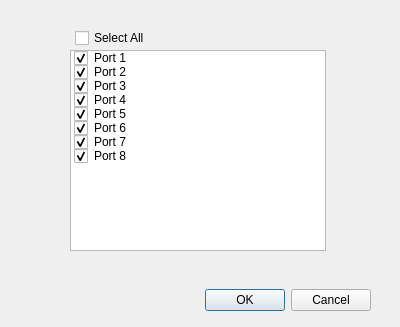
<?xml version="1.0" encoding="UTF-8"?>
<ui version="4.0">
 <class>RsaToolbox::getPortsDialog</class>
 <widget class="QDialog" name="RsaToolbox::getPortsDialog">
  <property name="geometry">
   <rect>
    <x>0</x>
    <y>0</y>
    <width>400</width>
    <height>327</height>
   </rect>
  </property>
  <property name="windowTitle">
   <string>Choose Ports...</string>
  </property>
  <widget class="QDialogButtonBox" name="buttonBox">
   <property name="geometry">
    <rect>
     <x>30</x>
     <y>284</y>
     <width>341</width>
     <height>32</height>
    </rect>
   </property>
   <property name="orientation">
    <enum>Qt::Horizontal</enum>
   </property>
   <property name="standardButtons">
    <set>QDialogButtonBox::Cancel|QDialogButtonBox::Ok</set>
   </property>
  </widget>
  <widget class="QListWidget" name="portsList">
   <property name="geometry">
    <rect>
     <x>70</x>
     <y>50</y>
     <width>256</width>
     <height>201</height>
    </rect>
   </property>
   <property name="selectionMode">
    <enum>QAbstractItemView::NoSelection</enum>
   </property>
   <item>
    <property name="text">
     <string>Port 1</string>
    </property>
    <property name="checkState">
     <enum>Checked</enum>
    </property>
   </item>
   <item>
    <property name="text">
     <string>Port 2</string>
    </property>
    <property name="checkState">
     <enum>Checked</enum>
    </property>
   </item>
   <item>
    <property name="text">
     <string>Port 3</string>
    </property>
    <property name="checkState">
     <enum>Checked</enum>
    </property>
   </item>
   <item>
    <property name="text">
     <string>Port 4</string>
    </property>
    <property name="checkState">
     <enum>Checked</enum>
    </property>
   </item>
   <item>
    <property name="text">
     <string>Port 5</string>
    </property>
    <property name="checkState">
     <enum>Checked</enum>
    </property>
   </item>
   <item>
    <property name="text">
     <string>Port 6</string>
    </property>
    <property name="checkState">
     <enum>Checked</enum>
    </property>
   </item>
   <item>
    <property name="text">
     <string>Port 7</string>
    </property>
    <property name="checkState">
     <enum>Checked</enum>
    </property>
   </item>
   <item>
    <property name="text">
     <string>Port 8</string>
    </property>
    <property name="checkState">
     <enum>Checked</enum>
    </property>
   </item>
  </widget>
  <widget class="QCheckBox" name="selectAllCheckbox">
   <property name="geometry">
    <rect>
     <x>75</x>
     <y>28</y>
     <width>81</width>
     <height>20</height>
    </rect>
   </property>
   <property name="text">
    <string>Select All</string>
   </property>
  </widget>
 </widget>
 <tabstops>
  <tabstop>selectAllCheckbox</tabstop>
  <tabstop>portsList</tabstop>
  <tabstop>buttonBox</tabstop>
 </tabstops>
 <resources/>
 <connections>
  <connection>
   <sender>buttonBox</sender>
   <signal>accepted()</signal>
   <receiver>getPortsDialog</receiver>
   <slot>accept()</slot>
   <hints>
    <hint type="sourcelabel">
     <x>248</x>
     <y>254</y>
    </hint>
    <hint type="destinationlabel">
     <x>157</x>
     <y>274</y>
    </hint>
   </hints>
  </connection>
  <connection>
   <sender>buttonBox</sender>
   <signal>rejected()</signal>
   <receiver>getPortsDialog</receiver>
   <slot>reject()</slot>
   <hints>
    <hint type="sourcelabel">
     <x>316</x>
     <y>260</y>
    </hint>
    <hint type="destinationlabel">
     <x>286</x>
     <y>274</y>
    </hint>
   </hints>
  </connection>
 </connections>
</ui>
